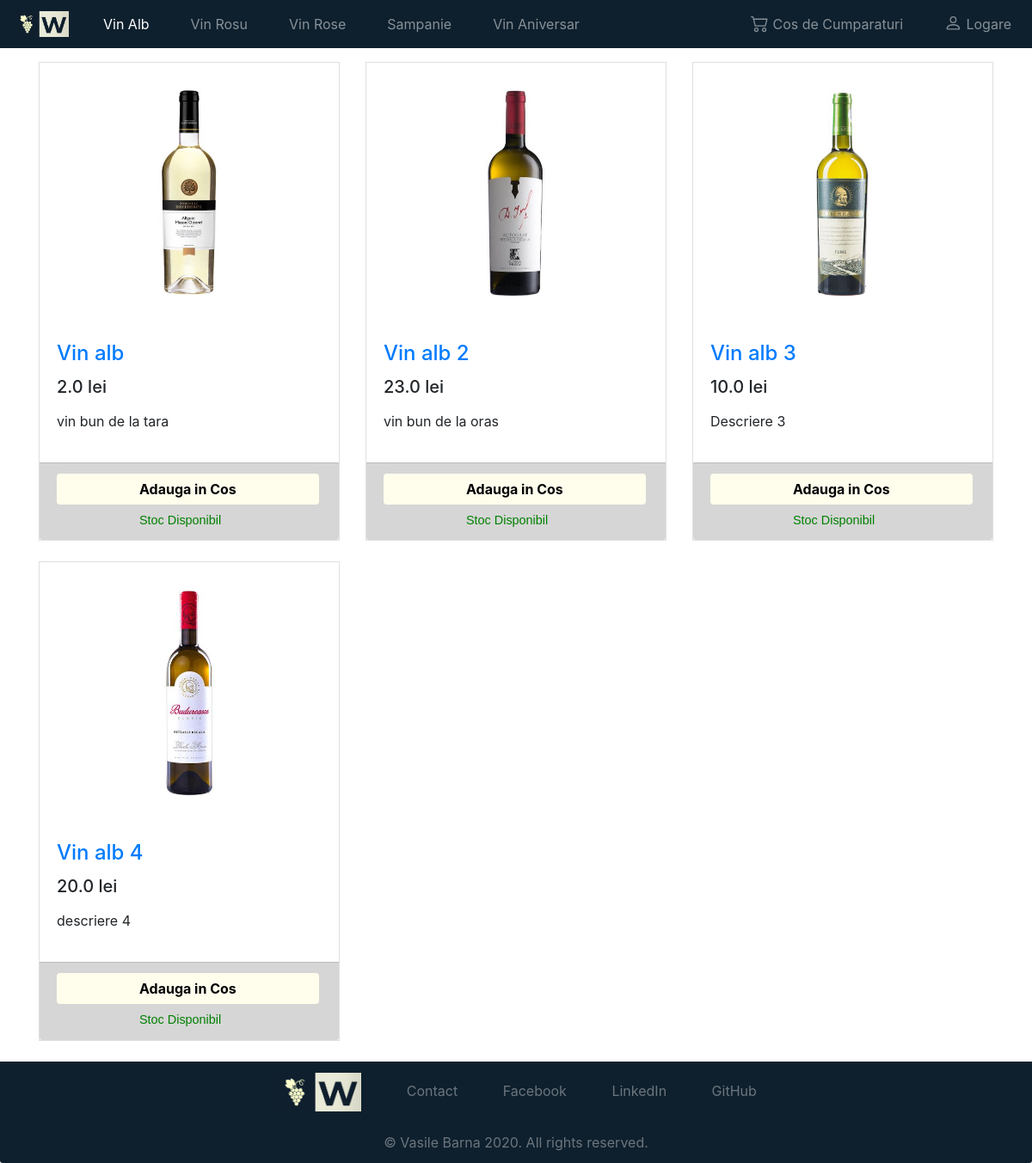
/whitewine/, run on the app's committed database.
### wine_app/models.py (models this page shows, shortened)
class Wine(models.Model):
    name = models.CharField(max_length=110)
    description = models.TextField(default="null")
    quantity = models.IntegerField(default=1)
    price = models.FloatField()
    note = models.FloatField()
    image = models.ImageField(upload_to='images', default="null")
    wine_category = models.ForeignKey('wine_app.Category',on_delete=models.CASCADE)

### wine_app/views.py (the view)
# urls.py: path('whitewine/', views.whitewine, name = 'whitewine'),
def whitewine(request):
    white_wines = Wine.objects.filter(wine_category__name="alb")
    template_name = 'wine.html'
    context = {
        'wines' : white_wines,
        'type':'alb',
    }
    return render (request, template_name, context)

### templates/wine.html (shortened to what this page needs)
{% extends 'base.html' %}
{% load static %}
{% block content %}
<div id="page-container">
<div class="container">
	<div class="col-lg-15">
		<div class="row">
			{% for wine in wines %}
			<div class="col-lg-4 col-md-6 mb-4">
				<div class="card h-100">
					<img class="zoom"  src="http://127.0.0.1:8000/media/{{ wine.image }}"  alt="{{wine.name}}">
					<div class="card-body">
						<h4 class="card-title">
							<a href="{% url 'wine_detail' wine.pk %}"> {{wine.name}} </a>
						</h4>
						<h5 style="text-decoration:indigo; text-decoration: indigo;">{{ wine.price }} lei</h5>
						<p class="card-text">
							{% if wine.description|length > 100 %}
						<p>{{wine.description|slice:100}}
							<a href="{% url 'wine_detail' wine.pk %}">  ... mai multe detalii </a>
						</p>
						{% else %}
						<p>{{wine.description}} </p>
						{% endif %}
					</div>
					<div class="card-footer" style="background-color: #d6d6d6; position: relative;
					bottom: 0;">
						<form>
							<div class="form-row align-items-center">
								<div class="col-auto my-0">
									<a href="{% url 'cart_add' wine.id %}" class="btn btn-info" role="button" style="background-color: #fffeed; color:black; padding-right: 6rem; padding-left: 6rem; border: #fffeed;">
									<strong>
									Adauga in Cos
									</strong>
									</a>
								</div>
							</div>
						</form>
						{% if wine.quantity > 5 %}
						<div style="color: green; padding-left: 6rem; padding-top: 0.5rem; font-size: 0.9rem;font-family: 'Franklin Gothic Medium', 'Arial Narrow', Arial, sans-serif;">
							Stoc Disponibil
						</div>
						{% elif wine.quantity >= 3 %}
						<div style="color: orange; padding-left: 6rem; padding-top: 0.5rem; font-size: 0.9rem;font-family: 'Franklin Gothic Medium', 'Arial Narrow', Arial, sans-serif;">
							Stoc Limitat
						</div>
						{% elif wine.quantity == 1 %}
						<div style="color: orangered; padding-left: 6rem; padding-top: 0.5rem; font-size: 0.9rem;font-family: 'Franklin Gothic Medium', 'Arial Narrow', Arial, sans-serif;">
							Ultimul produs
						</div>
						{% endif %}
					</div>
				</div>
			</div>
			{% endfor %}
		</div>
	</div>
</div>
</div>
{% endblock %}

### static/css/style.css (style rules this page uses)
.card { border-top-left-radius: 0px; border-top-right-radius: 0px; border-bottom-right-radius: 0px; border-bottom-left-radius: 0px; }
.card-footer { background-color: #0e202e; position: relative; bottom: 0; margin-bottom: 0; width: 100%; }
.container { margin-top: 1rem; }
.zoom { width: 5rem; height: auto; overflow: hidden; }
.zoom { transition: transform 0.2s; width: 15rem; height: auto; margin-top: 2rem; margin-bottom: 2rem; margin-left: auto; margin-right: auto; position: center; }

### data on the page
Wine: image (picture), name "Vin alb", price "2.0", description "vin bun de la tara", quantity "Stoc Disponibil"
Wine: image (picture), name "Vin alb 2", price "23.0", description "vin bun de la oras", quantity "Stoc Disponibil"
Wine: image (picture), name "Vin alb 3", price "10.0", description "Descriere 3", quantity "Stoc Disponibil"
Wine: image (picture), name "Vin alb 4", price "20.0", description "descriere 4", quantity "Stoc Disponibil"
